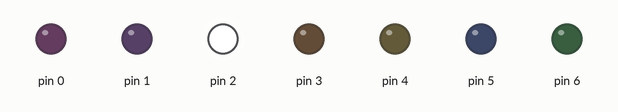
Simulated run of this sketch. Board: Arduino Uno, built with avr-gcc and run on an emulated ATmega328P. On the bench: output pins drawn as LEDs (lit = HIGH).

Above: at 0.16 s.
At 0.27 s:
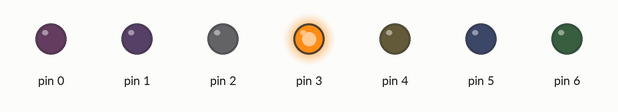
At 0.7 s:
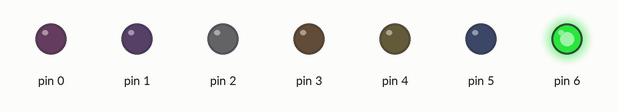
At 1.43 s:
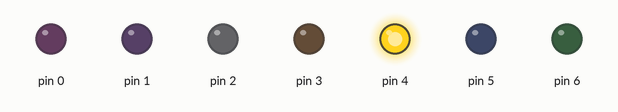
At 1.93 s:
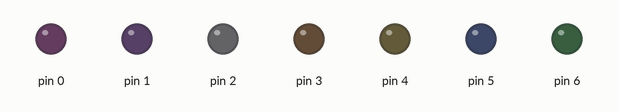
At 2.62 s:
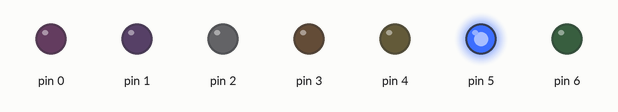
Timing chart, 0 to 3.0 s (numbered marks = the images above):
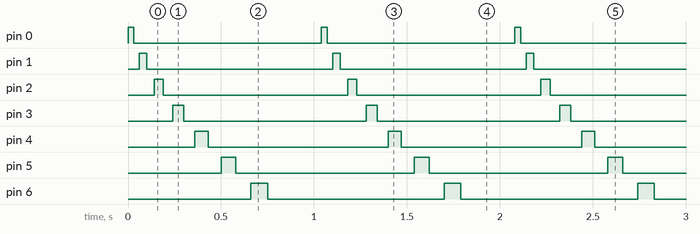

The sketch:

sketch.ino
```cpp
void setup() {
  // put your setup code here, to run once:
pinMode(0, OUTPUT);
pinMode(1, OUTPUT);
pinMode(2, OUTPUT);
pinMode(3, OUTPUT);
pinMode(4, OUTPUT);
pinMode(5, OUTPUT);
pinMode(6, OUTPUT);
pinMode(8, INPUT);
}

void loop() {
  // put your main code here, to run repeatedly:
digitalWrite(0, HIGH);
delay(30);
digitalWrite(0, LOW);
delay(30);
digitalWrite(1, HIGH);
delay(40);
digitalWrite(1, LOW);
delay(40);
digitalWrite(2, HIGH);
delay(50);
digitalWrite(2, LOW);
delay(50);
digitalWrite(3, HIGH);
delay(60);
digitalWrite(3, LOW);
delay(60);
digitalWrite(4, HIGH);
delay(70);
digitalWrite(4, LOW);
delay(70);
digitalWrite(5, HIGH);
delay(80);
digitalWrite(5, LOW);
delay(80);
digitalWrite(6, HIGH);
delay(90);
digitalWrite(6, LOW);
delay(90);
digitalWrite(8, HIGH);
delay(100);
digitalWrite(8, LOW);
delay(100);


}
```

Measured:
- by itself, pin 0: alternates HIGH for 0.03 s and LOW for 1.0 s
- by itself, pin 1: alternates HIGH for 0.04 s and LOW for 1.0 s
- by itself, pin 2: alternates HIGH for 0.05 s and LOW for 0.99 s
- by itself, pin 3: alternates HIGH for 0.06 s and LOW for 0.98 s
- by itself, pin 4: alternates HIGH for 0.07 s and LOW for 0.97 s
- by itself, pin 5: alternates HIGH for 0.08 s and LOW for 0.96 s
- by itself, pin 6: alternates HIGH for 0.09 s and LOW for 0.95 s
